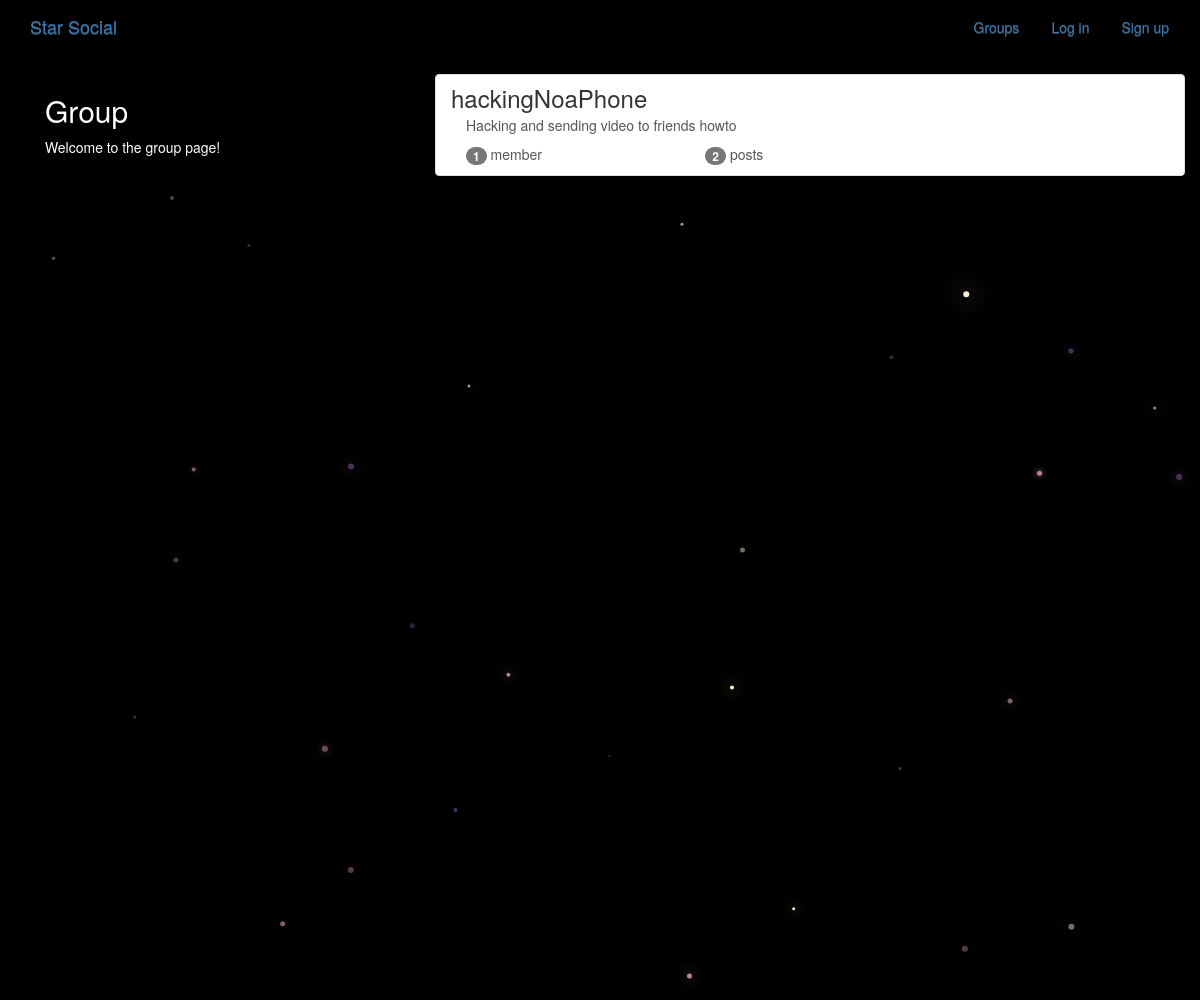
/groups//, run on an earlier commit of the app's database.
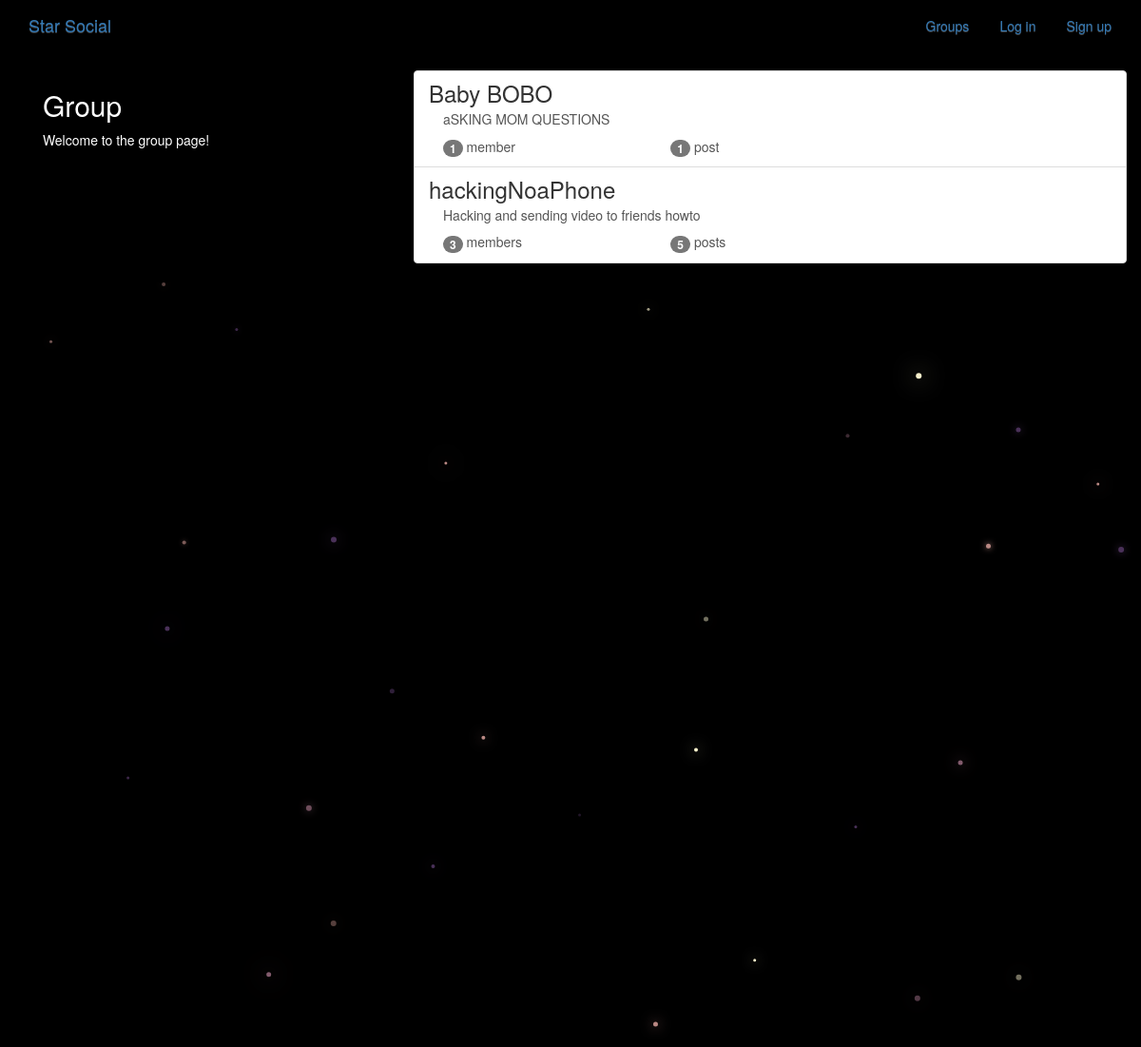
And on a later commit of the database.
### groups/models.py (models this page shows, shortened)
class Group(models.Model):
    name = models.CharField(max_length=255, unique=True)
    slug = models.SlugField(allow_unicode=True, unique=True)
    description = models.TextField(blank=True, default='')
    description_html = models.TextField(editable=False, default='', blank=True)
    members = models.ManyToManyField(User,through="GroupMember")
    class Meta:
        ordering = ["name"]

### groups/views.py (the view)
class ListGroups(generic.ListView):
    model = Group

### groups/templates/groups/group_list.html (shortened to what this page needs)
{% extends "groups/group_base.html" %}
{% block pregroup %}
<div class="col-md-4">
    <div class="content">
        <h2>Group</h2>
        <p>Welcome to the group page!</p>
    </div>
</div>
{% endblock pregroup %}
{% block group_content %}
<div class="col-md-8">
    <div class="list-group">
        {% for group in object_list  %}
        <a class="list-group-item" href="{% url 'groups:single' slug=group.slug %}">
            <h3 class="title list-group-item-heading">{{ group.name }}</h3>
            <div class="list-group-item-text container-fluid ">
                {{ group.description_html|safe}}
                <div class="row">
                    <div class="col-md-4">
                        <span class="badge">{{ group.members.count }}</span>
                        member{{group.members.count|pluralize}}
                    </div>
                    <div class="col-md-4">
                        <span class="badge">{{ group.posts.count}}</span>
                        post{{ group.posts.count|pluralize}}
                    </div>
                </div>
            </div>
        </a>
        {% endfor %}
    </div>
</div>
{% endblock group_content %}

What changed in the data, as far as the page shows it:
added Group: name "Baby BOBO", description_html "aSKING MOM QUESTIONS", members.count "1", posts.count "1"
computed for Group "hackingNoaPhone": members.count "1" → "3"; posts.count "2" → "5"
